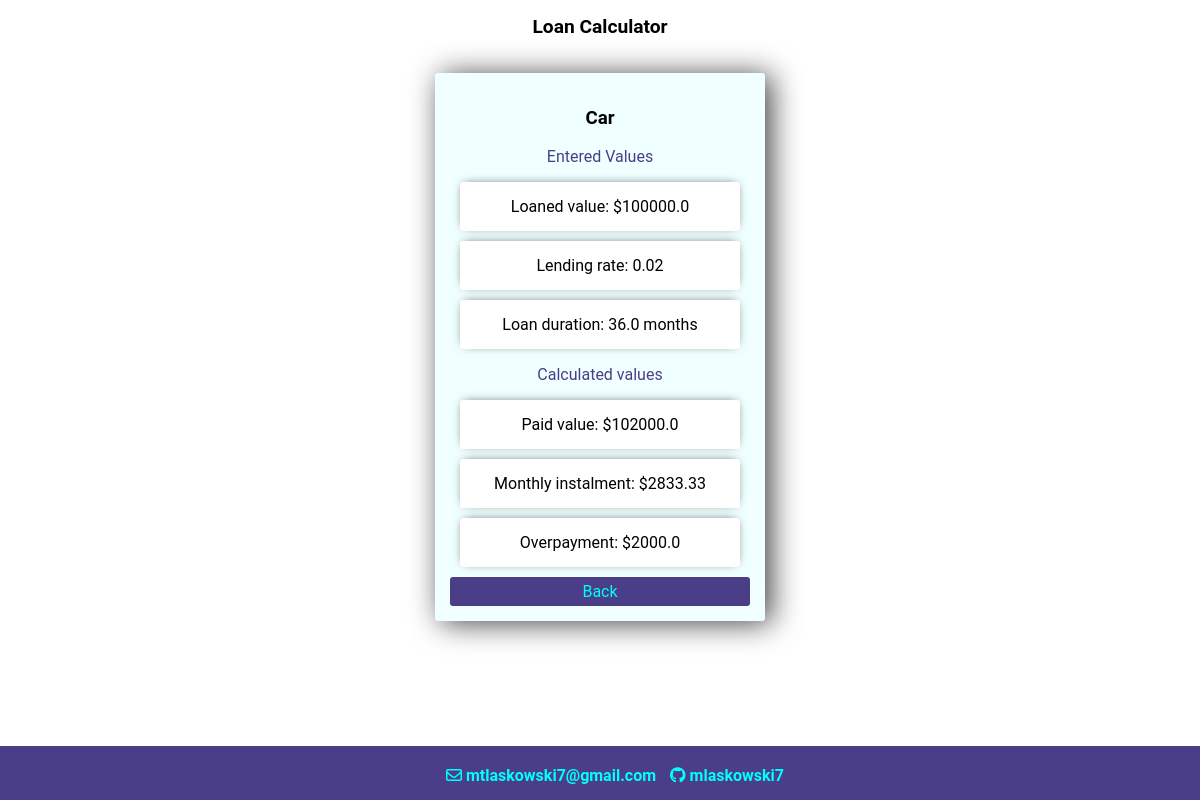
The app's page /loan/Car with its own data.
### LoanCalculatorAPI/models.py (models this page shows)
class Loan(models.Model):
    title = models.CharField(primary_key= True, max_length=200)
    value = models.FloatField(default=0)
    lending_rate = models.FloatField(default=0)
    months = models.FloatField(default=12)
    def calculate_paid_value(self):
        return round(self.value + self.value * self.lending_rate,2)
    def calculate_monthly_instalment(self):
        return round(self.calculate_paid_value() / self.months,2)
    def calculate_overpayment(self):
        return round(self.calculate_paid_value() - self.value,2)
    def __str__(self):
        return self.title

### LoanCalculatorAPI/views.py (the view)
# urls.py: path('loan/<str:loan_title>',views.LoanDescription, name="loan_description")
def LoanDescription(request, loan_title):
    loan = Loan.objects.get(title = loan_title)
    form = LoanForm(instance=loan)
    if request.method == 'POST':
        form = LoanForm(request.POST, instance= loan)
        if form.is_valid():
            form.save()
            return redirect('/')
    context = {'loan':loan, 'overpayment' : loan.calculate_overpayment(), 'paid_value' : loan.calculate_paid_value(), 'monthly_instalment': loan.calculate_monthly_instalment()}
    return render(request,"loan.html",context)

### LoanCalculatorAPI/templates/loan.html (shortened to what this page needs)
{% extends 'base/base.html' %}
{% block content %}
<div class="center-column">
    <h3>{{loan}}</h3>
    <p>Entered Values</p>
    <div class="item-row">
        <span>Loaned value: ${{loan.value}}</span>
    </div>
    <div class="item-row">
        <span>Lending rate: {{loan.lending_rate}}</span>
    </div>
    <div class="item-row">
        <span>Loan duration: {{loan.months}} months</span>
    </div>
    <p>Calculated values</p>
    <div class="item-row">
        <span>Paid value: ${{paid_value}} </span>
    </div>
    <div class="item-row">
        <span>Monthly instalment: ${{monthly_instalment}}</span>
    </div>
    <div class="item-row">
        <span>Overpayment: ${{overpayment}}</span>
    </div>
    <div class="button"><a href="{% url 'index'%}">Back</a></div>
</div>
{% endblock %}

### LoanCalculatorAPI/static/style.css (style rules this page uses)
* { font-family: 'Roboto', sans-serif; background-color: #fff; }
body { margin: 0; padding: 0; overflow-x: hidden; }
a { background-color: rgb(73, 62, 135); text-decoration: none; color: black; color: aqua; }

### LoanCalculatorAPI/templates/loan.html (style rules this page uses)
.center-column { width: 300px; margin: 20px auto; padding: 15px; background-color: azure; border-radius: 3px; box-shadow: 6px 2px 30px 0px rgba(0, 0, 0, 0.75); }
.item-row { background-color: #fff; margin: 10px; padding: 15px; border-radius: 3px; color: black; font-size: 16px; box-shadow: 0px -1px 10px -4px rgba(0,0,0,0.75); text-align: center; }
.button { background-color:rgb(73, 62, 135) ; color: aqua; margin-top: 4px; text-align: center; padding: 5px; border-radius: 3px; }
h3 { text-align: center; background-color: azure; }
p { text-align: center; background-color: azure; color: rgb(73, 62, 135); }

### records on screen
Loan: title "Car", value "100000.0", lending_rate "0.02", months "36.0"

### other values on screen
{{ paid_value }} "102000.0"
{{ monthly_instalment }} "2833.33"
{{ overpayment }} "2000.0"
